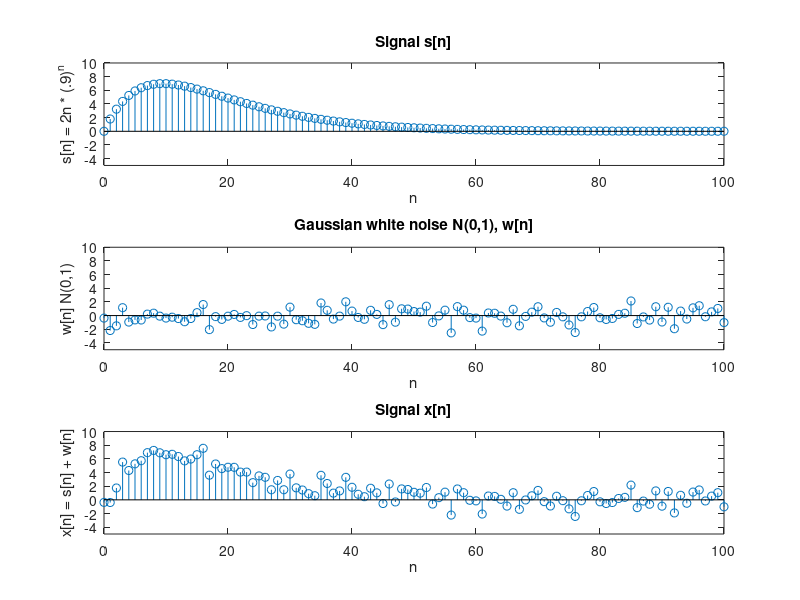
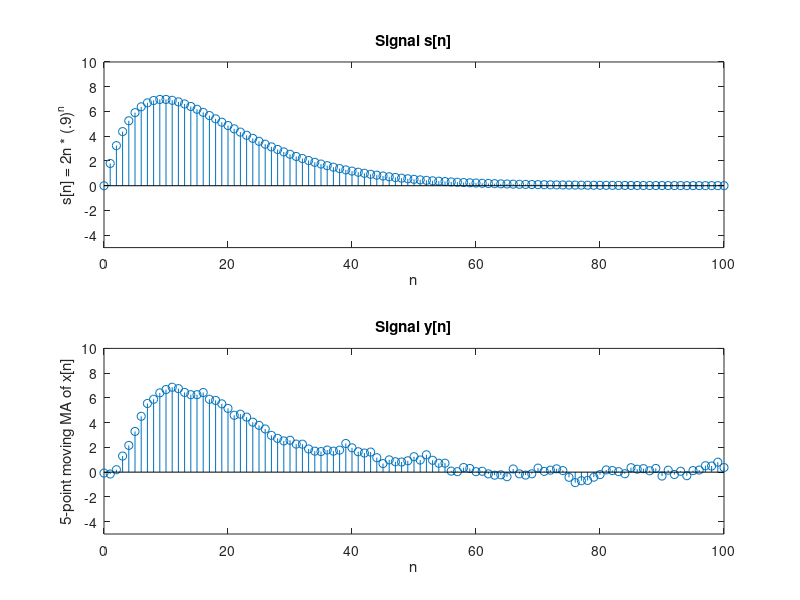
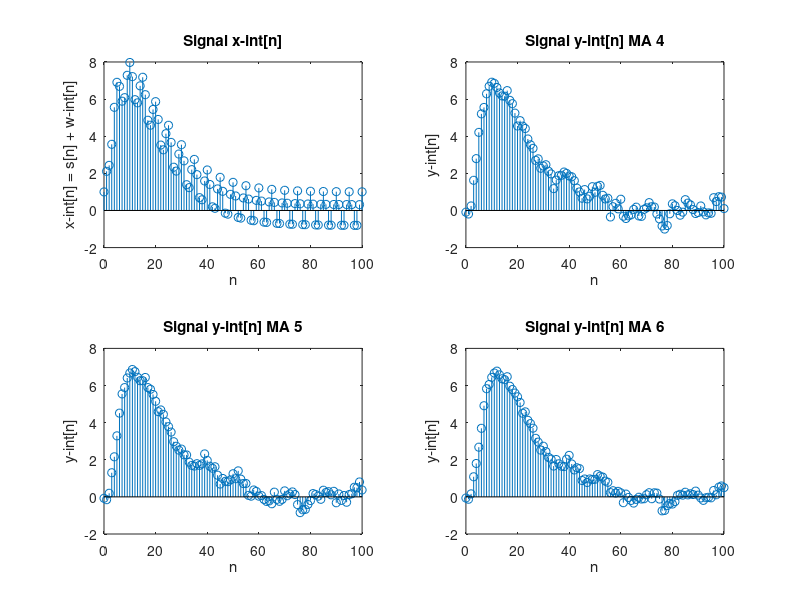

MATLAB code to generate these figures, in order:
% dsp hw1 
% Tyler Olivieri

clc; clear;

% generate signal s[n] = 2n(.9)^n for n = 0,1, ..., 100
n = 0:1:100;
s_n = 2.*n.*(.9).^n;

% generate independent gaussian random noise with mean = 0
% and variance = 1, w[n], for n = 0, 1, ..., 100
% Note noise power in decibels:: dB = 10log10(Variance)
w_n = wgn(101, 1, 0);
dB = 10 * log10(var(w_n));

% generate x[n] = s[n] + w[n]
x_n = s_n' + w_n;

% Apply a 5-point moving MA filter to the sequence {x[n]}
% and generate the output sequence {y[n]}. Plot {s[n]} and {y[n]}
% on the same (labeled!) axes to observe the effect of filtering.
% y[n] = (1/5)SUM(x[n-k]) | k = 0 to k = 4
% write a function for this. Could become useful later
window_size = 5;
b = (1 / window_size) * ones(1, window_size);
a = 1;
y_n = filter(b, a, x_n);

% Instead of noise, generate an interfence frequency
% w_int[n] = cos(2*pi*fn) for n = 0,1, ..., 100 with f = .2. 
% x_int[n] = s[n] + w_int[n]
f = .2;
w_int = cos(2 * pi * f .*n);
x_int = s_n + w_int;

% Filter x_int[n] with an M-point MA filter for M = 4, 5, and 6.
window_size = 4;
b = (1 / window_size) * ones(1, window_size);
a = 1;
y_int4 = filter(b, a, x_n);

window_size = 5;
b = (1 / window_size) * ones(1, window_size);
a = 1;
y_int5 = filter(b, a, x_n);

window_size = 6;
b = (1 / window_size) * ones(1, window_size);
a = 1;
y_int6 = filter(b, a, x_n);

% Plot the discrete time signals {s[n]}, {w[n]}
% and {x[n]}. Label axis
figure(1);
subplot(3, 1, 1)
stem(n, s_n)
title('Signal s[n]')
xlabel('n')
ylabel('s[n] = 2n * (.9)^n')
ylim([-5 10])
subplot(3, 1, 2)
stem(n, w_n);
title('Gaussian white noise N(0,1), w[n]')
xlabel('n')
ylabel('w[n] N(0,1)')
ylim([-5 10])
subplot(3, 1, 3)
stem(n, x_n)
title('Signal x[n]') 
xlabel('n')
ylabel('x[n] = s[n] + w[n]')
ylim([-5 10])

% plot s[n] and y[n] to observe the effects of filtering
figure(2);
subplot(2, 1, 1)
stem(n, s_n)
title('Signal s[n]')
xlabel('n')
ylabel('s[n] = 2n * (.9)^n')
ylim([-5 10])
subplot(2, 1, 2)
stem(n, y_n)
title('Signal y[n]')
xlabel('n')
ylabel('5-point moving MA of x[n]')
ylim([-5 10])

% plot results MA filter, y_int[n]
figure(3);
subplot(2, 2, 1)
stem(n, x_int)
title('Signal x-int[n]')
xlabel('n')
ylabel('x-int[n] = s[n] + w-int[n]')
subplot(2, 2, 2)
stem(n, y_int4);
title('Signal y-int[n] MA 4')
xlabel('n')
ylabel('y-int[n]')
subplot(2, 2, 3)
stem(n, y_int5)
title('Signal y-int[n] MA 5')
xlabel('n')
ylabel('y-int[n]')
subplot(2, 2, 4)
stem(n, y_int6)
title('Signal y-int[n] MA 6')
xlabel('n')
ylabel('y-int[n]')

% Is the interference completely removed?
% No it is not completely removed or y-int6[n] = s[n] 
% We would have to use a Nulling filter to remove the frequency
%